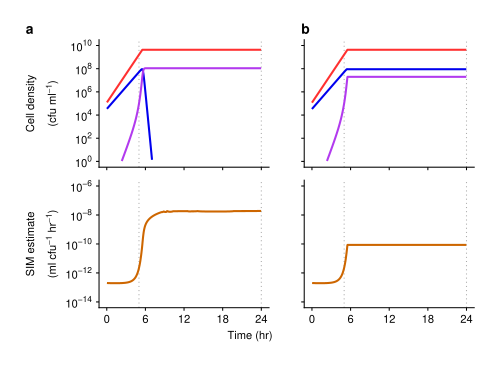

Write the R code that produced this figure.
# Load packages -----------------------------------------------------------
library(tidyverse)
library(readxl)
library(patchwork)
library(scales)
library(cowplot)
library(ggpubr)
library(rstatix)  
library(ggpubr)
library(ggpmisc)
library(egg)
library(grid)
theme_set(theme_cowplot())
# Plot filtering ----------------------------------------------------------
Incubation_time = 24 # The max incubation time for the x-axis
num_of_rows_to_skip = 100 # This skips datapoints so that the ggplot linetypes will work

# General plotting customization -------------------------------------------------
Figure_height = 3.75
Figure_width = 5
Figure_label_size = 10
plot_width = 1.7
text_size_axis_title = 8
text_size_axis_tick_labels = 8
axis_line_size = 0.75/(ggplot2::.pt*72.27/96) # pt size for the axis lines
axis_tick_size = 0.75/(ggplot2::.pt*72.27/96)
axis_tick_lengths = 0.03
x_axis_min = 0
x_axis_max = 24
x_axis_breaks = c(0,6,12,18,24)
x_axis_label = "Time (hr)"
margins_top_left <- c(0,0,0,0.0)
margins_bottom_left <- c(0.1,0,0,0.0)
margins_top_right <- c(0,0,0,0.0)
margins_bottom_right <- c(0.1,0,0,0.0)

# Density plotting customization -------------------------------------------------
density_cell_colors <- c('firebrick1', 'blue2', 'darkorchid2') # the line colors for donor, recipient, and transconjugant trajectories
density_linetype = 'solid' # the linetype used to plot the density trajectories
density_line_size = 1.5/(ggplot2::.pt*72.27/96) # pt size for the density trajectories
density_line_dodge = 0.5 # to jitter the overlapping density trajectories
density_y_axis_min = 1
density_y_axis_max = 1e10
density_y_axis_number_of_ticks = 4
density_height = plot_width*0.75
density_y_axis_label = expression(atop("Cell density", paste("(cfu ", 'ml'^-1, ")")))
point_size = 1
# SIM plotting customization -------------------------------------------------
SIM_set_conjugation_rate_color = c(rgb(169, 169, 169, maxColorValue = 255)) #darkgrey
SIM_set_conjugation_rate_linetype = 'dotted'
SIM_set_conjugation_rate_line_size = 0.75/(ggplot2::.pt*72.27/96)
SIM_line_size = 1.5/(ggplot2::.pt*72.27/96)
SIM_line_color = c(rgb(205, 102, 0, maxColorValue = 255)) #darkorange3
SIM_y_axis_number_of_ticks = 4
SIM_y_axis_min = 1e-14
SIM_y_axis_max = 1e-6
SIM_height = plot_width*0.75
SIM_y_axis_label = expression(atop("SIM estimate", paste("(ml ", 'cfu'^-1, ' hr'^-1, ")")))

# a. ------------------------------------------------------------
dat <- read.csv("Monod_sim_data/M1_constant.csv")
T_1 = (dat$Time[dat$Transconjugant>1]/3600)[1]
num_of_rows_to_skip = 100 # This skips datapoints so that the ggplot linetypes will work
dat2 <- dat %>%
  filter(row_number() %% num_of_rows_to_skip == 1)
dat1 <- dat2 %>%
  select(-X, -PlasmidFreeDonor) %>%
  gather(Cell.type, Density, 2:4) %>%
  filter(SIM != 'NA')

top_left <- ggplot(data = dat1 %>% filter(time < Incubation_time), aes(x = time, y = Density, color = Cell.type)) +
  geom_vline(xintercept = 5, color = SIM_set_conjugation_rate_color, linetype = SIM_set_conjugation_rate_linetype, size = SIM_set_conjugation_rate_line_size) +
  geom_vline(xintercept = 24, color = SIM_set_conjugation_rate_color, linetype = SIM_set_conjugation_rate_linetype, size = SIM_set_conjugation_rate_line_size) +
  geom_line(size = density_line_size, linetype = density_linetype) +
  scale_color_manual(values = density_cell_colors) +
  scale_x_continuous(limits = c(x_axis_min, x_axis_max), breaks = x_axis_breaks)+
  scale_y_log10(limits = c(density_y_axis_min, density_y_axis_max), breaks = scales::trans_breaks("log10", function(x) 10^x, n = density_y_axis_number_of_ticks), labels = scales::trans_format("log10", scales::math_format(10^.x))) +
  ylab(density_y_axis_label) + 
  theme(axis.title.x = element_blank()) +
  theme(axis.title = element_text(size = text_size_axis_title)) +
  theme(axis.line.y = element_line(size = axis_line_size)) +
  theme(axis.line.x = element_line(size = axis_line_size)) +
  theme(axis.ticks = element_line(size = axis_tick_size))+
  theme(axis.ticks.length = unit(axis_tick_lengths, 'in'))+
  theme(axis.text.y = element_text(size = text_size_axis_tick_labels))+
  theme(axis.text.x = element_blank()) +
  theme(legend.position = "none") +
  theme(plot.margin = unit(margins_top_left, "in"))

bottom_left <- ggplot(data = dat1, aes(x = time, y = SIM)) +
  geom_vline(xintercept = 5, color = SIM_set_conjugation_rate_color, linetype = SIM_set_conjugation_rate_linetype, size = SIM_set_conjugation_rate_line_size) +
  geom_vline(xintercept = 24, color = SIM_set_conjugation_rate_color, linetype = SIM_set_conjugation_rate_linetype, size = SIM_set_conjugation_rate_line_size) +
  geom_line(size = SIM_line_size, color = SIM_line_color) +
  scale_x_continuous(limits = c(x_axis_min, x_axis_max), breaks = x_axis_breaks)+
  scale_y_log10(limits=c(SIM_y_axis_min, SIM_y_axis_max), breaks = scales::trans_breaks("log10", function(x) 10^x, n = SIM_y_axis_number_of_ticks), labels = scales::trans_format("log10", scales::math_format(10^.x))) +
  ylab(SIM_y_axis_label) + 
  theme(axis.title.x = element_blank()) +
  theme(axis.title = element_text(size = text_size_axis_title)) +
  theme(axis.line.y = element_line(size = axis_line_size)) +
  theme(axis.line.x = element_line(size = axis_line_size)) +
  theme(axis.ticks = element_line(size = axis_tick_size))+
  theme(axis.ticks.length = unit(axis_tick_lengths, 'in'))+
  theme(axis.text = element_text(size = text_size_axis_tick_labels))+
  theme(legend.position = "none") +
  theme(plot.margin = unit(margins_bottom_left, "in"))

# b. ---------------------------------------------------------------
dat <- read.csv("Monod_sim_data/M1.csv")
T_1 = (dat$Time[dat$Transconjugant>1]/3600)[1]
num_of_rows_to_skip = 100 # This skips datapoints so that the ggplot linetypes will work
dat2 <- dat %>%
  filter(row_number() %% num_of_rows_to_skip == 1)
dat1 <- dat2 %>%
  select(-X, -PlasmidFreeDonor) %>%
  gather(Cell.type, Density, 2:4) 
top_middle <- ggplot(data = dat1 %>% filter(time < Incubation_time), aes(x = time, y = Density, color = Cell.type)) +
  geom_vline(xintercept = 5, color = SIM_set_conjugation_rate_color, linetype = SIM_set_conjugation_rate_linetype, size = SIM_set_conjugation_rate_line_size) +
  geom_vline(xintercept = 24, color = SIM_set_conjugation_rate_color, linetype = SIM_set_conjugation_rate_linetype, size = SIM_set_conjugation_rate_line_size) +
  geom_line(size = density_line_size, linetype = density_linetype) +
  scale_color_manual(values = density_cell_colors) +
  scale_x_continuous(limits = c(x_axis_min, x_axis_max), breaks = x_axis_breaks)+
  scale_y_log10(limits = c(density_y_axis_min, density_y_axis_max), breaks = scales::trans_breaks("log10", function(x) 10^x, n = density_y_axis_number_of_ticks), labels = scales::trans_format("log10", scales::math_format(10^.x))) +
  theme(axis.title.y = element_blank()) +
  theme(axis.title.x = element_blank()) +
  theme(axis.line.y = element_line(size = axis_line_size)) +
  theme(axis.line.x = element_line(size = axis_line_size)) +
  theme(axis.ticks = element_line(size = axis_tick_size))+
  theme(axis.ticks.length = unit(axis_tick_lengths, 'in'))+
  theme(axis.text = element_blank())+
  theme(legend.position = "none") +
  theme(plot.margin = unit(margins_top_right, "in"))

bottom_middle <- ggplot(data = dat1, aes(x = time, y = SIM)) +
  geom_vline(xintercept = 5, color = SIM_set_conjugation_rate_color, linetype = SIM_set_conjugation_rate_linetype, size = SIM_set_conjugation_rate_line_size) +
  geom_vline(xintercept = 24, color = SIM_set_conjugation_rate_color, linetype = SIM_set_conjugation_rate_linetype, size = SIM_set_conjugation_rate_line_size) +
  geom_line(size = SIM_line_size, color = SIM_line_color) +
  scale_x_continuous(limits = c(x_axis_min, x_axis_max), breaks = x_axis_breaks)+
  scale_y_log10(limits=c(SIM_y_axis_min, SIM_y_axis_max), breaks = scales::trans_breaks("log10", function(x) 10^x, n = SIM_y_axis_number_of_ticks), labels = scales::trans_format("log10", scales::math_format(10^.x))) +
  theme(axis.title.y = element_blank()) +
  theme(axis.title.x = element_blank()) +
  theme(axis.title = element_text(size = text_size_axis_title)) +
  theme(axis.line.y = element_line(size = axis_line_size)) +
  theme(axis.line.x = element_line(size = axis_line_size)) +
  theme(axis.ticks = element_line(size = axis_tick_size))+
  theme(axis.ticks.length = unit(axis_tick_lengths, 'in'))+
  theme(axis.text.y = element_blank())+
  theme(axis.text.x = element_text(size = text_size_axis_tick_labels))+
  theme(legend.position = "none") +
  theme(plot.margin = unit(margins_bottom_right, "in"))

# Fig assemble with patchwork ------------------------------------------------------------
Figleft <- (top_left / bottom_left) + 
  plot_layout(widths = unit(c(plot_width), units = c('in')), heights = unit(c(density_height, SIM_height), c('in', 'in')))

Figmiddle <- (top_middle / bottom_middle) + 
  plot_layout(widths = unit(c(plot_width), units = c('in')), heights = unit(c(density_height, SIM_height), c('in', 'in')))

Fig <- (Figleft | Figmiddle)  +
  plot_annotation(tag_levels = list(c('a', '', 'b', ''))) & 
  theme(plot.tag.position = c(0, 1.1), plot.tag = element_text(size = Figure_label_size))

x.grob <- textGrob(x_axis_label, gp=gpar(fontsize=text_size_axis_title))
Figure <- grid.arrange(as_grob(Fig), x.grob, nrow = 2, heights = unit(c(density_height+SIM_height+0.4, 0.1), c("in", "in")))
save_plot("SI_Fig7.pdf", plot = Figure, base_width = Figure_width, base_height = Figure_height)
